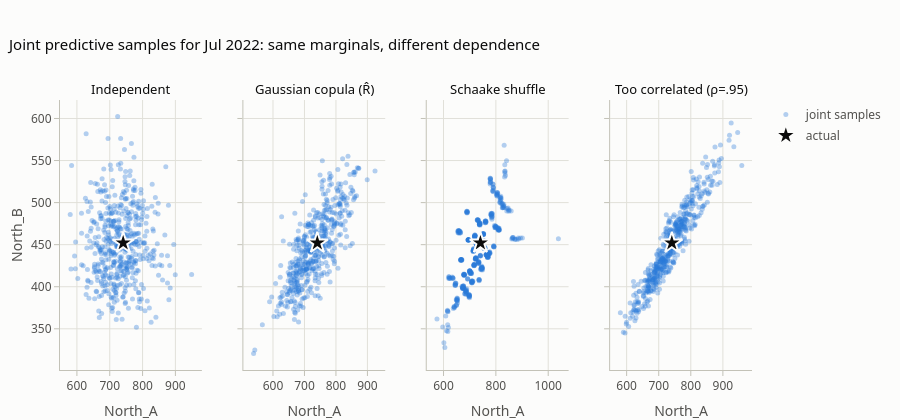

The notebook cell this image was saved under:
### Code cell
t0 = 30
fig = pf.subplots(1, 4, titles=list(J), shared_xaxes=True, shared_yaxes=True, height=420,
                  title=f"Joint predictive samples for {test_idx[t0]:%b %Y}: same marginals, different dependence")
for c, (name, smp) in enumerate(J.items(), start=1):
    fig.add_trace(go.Scatter(x=smp[t0, :, 0], y=smp[t0, :, 1], mode="markers", name="joint samples", legendgroup="s",
                             showlegend=c == 1, marker=dict(color=pf.SERIES[0], size=5, opacity=0.35),
                             hovertemplate="North_A %{x:,.0f}, North_B %{y:,.0f}<extra></extra>"), row=1, col=c)
    fig.add_trace(go.Scatter(x=[Y[t0, 0]], y=[Y[t0, 1]], mode="markers", name="actual", legendgroup="a", showlegend=c == 1,
                             marker=dict(color=pf.ACTUAL, size=16, symbol="star", line=dict(color=pf.INK["surface"], width=2)),
                             hovertemplate="actual: North_A %{x:,.0f}, North_B %{y:,.0f}<extra></extra>"), row=1, col=c)
fig.update_xaxes(title_text="North_A")
fig.update_yaxes(title_text="North_B", row=1, col=1)
fig.update_layout(margin=dict(t=100))
fig.show()

### Figure 1 — Plotly figure (JSON) as saved in the notebook; plotly's stock layout.template omitted (floating-point values rounded to 4 significant figures; data arrays with more than 128 entries replaced by an {"elided": "..."} marker saying what was removed)
{"data": [{"hovertemplate": "North_A %{x:,.0f}, North_B %{y:,.0f}<extra></extra>", "legendgroup": "s", "marker": {"color": "#2a78d6", "opacity": 0.35, "size": 5}, "mode": "markers", "name": "joint samples", "showlegend": true, "type": "scatter", "x": {"elided": "500 float values"}, "xaxis": "x", "y": {"elided": "500 float values"}, "yaxis": "y"}, {"hovertemplate": "actual: North_A %{x:,.0f}, North_B %{y:,.0f}<extra></extra>", "legendgroup": "a", "marker": {"color": "#0b0b0b", "line": {"color": "#fcfcfb", "width": 2}, "size": 16, "symbol": "star"}, "mode": "markers", "name": "actual", "showlegend": true, "type": "scatter", "x": [740.9], "xaxis": "x", "y": [452.1], "yaxis": "y"}, {"hovertemplate": "North_A %{x:,.0f}, North_B %{y:,.0f}<extra></extra>", "legendgroup": "s", "marker": {"color": "#2a78d6", "opacity": 0.35, "size": 5}, "mode": "markers", "name": "joint samples", "showlegend": false, "type": "scatter", "x": {"elided": "500 float values"}, "xaxis": "x2", "y": {"elided": "500 float values"}, "yaxis": "y2"}, {"hovertemplate": "actual: North_A %{x:,.0f}, North_B %{y:,.0f}<extra></extra>", "legendgroup": "a", "marker": {"color": "#0b0b0b", "line": {"color": "#fcfcfb", "width": 2}, "size": 16, "symbol": "star"}, "mode": "markers", "name": "actual", "showlegend": false, "type": "scatter", "x": [740.9], "xaxis": "x2", "y": [452.1], "yaxis": "y2"}, {"hovertemplate": "North_A %{x:,.0f}, North_B %{y:,.0f}<extra></extra>", "legendgroup": "s", "marker": {"color": "#2a78d6", "opacity": 0.35, "size": 5}, "mode": "markers", "name": "joint samples", "showlegend": false, "type": "scatter", "x": {"elided": "500 float values"}, "xaxis": "x3", "y": {"elided": "500 float values"}, "yaxis": "y3"}, {"hovertemplate": "actual: North_A %{x:,.0f}, North_B %{y:,.0f}<extra></extra>", "legendgroup": "a", "marker": {"color": "#0b0b0b", "line": {"color": "#fcfcfb", "width": 2}, "size": 16, "symbol": "star"}, "mode": "markers", "name": "actual", "showlegend": false, "type": "scatter", "x": [740.9], "xaxis": "x3", "y": [452.1], "yaxis": "y3"}, {"hovertemplate": "North_A %{x:,.0f}, North_B %{y:,.0f}<extra></extra>", "legendgroup": "s", "marker": {"color": "#2a78d6", "opacity": 0.35, "size": 5}, "mode": "markers", "name": "joint samples", "showlegend": false, "type": "scatter", "x": {"elided": "500 float values"}, "xaxis": "x4", "y": {"elided": "500 float values"}, "yaxis": "y4"}, {"hovertemplate": "actual: North_A %{x:,.0f}, North_B %{y:,.0f}<extra></extra>", "legendgroup": "a", "marker": {"color": "#0b0b0b", "line": {"color": "#fcfcfb", "width": 2}, "size": 16, "symbol": "star"}, "mode": "markers", "name": "actual", "showlegend": false, "type": "scatter", "x": [740.9], "xaxis": "x4", "y": [452.1], "yaxis": "y4"}], "layout": {"annotations": [{"font": {"color": "#0b0b0b", "size": 13}, "showarrow": false, "text": "Independent", "x": 0.1025, "xanchor": "center", "xref": "paper", "y": 1.0, "yanchor": "bottom", "yref": "paper"}, {"font": {"color": "#0b0b0b", "size": 13}, "showarrow": false, "text": "Gaussian copula (R̂)", "x": 0.3675, "xanchor": "center", "xref": "paper", "y": 1.0, "yanchor": "bottom", "yref": "paper"}, {"font": {"color": "#0b0b0b", "size": 13}, "showarrow": false, "text": "Schaake shuffle", "x": 0.6325, "xanchor": "center", "xref": "paper", "y": 1.0, "yanchor": "bottom", "yref": "paper"}, {"font": {"color": "#0b0b0b", "size": 13}, "showarrow": false, "text": "Too correlated (ρ=.95)", "x": 0.8975, "xanchor": "center", "xref": "paper", "y": 1.0, "yanchor": "bottom", "yref": "paper"}], "height": 420, "margin": {"t": 100}, "title": {"text": "Joint predictive samples for Jul 2022: same marginals, different dependence"}, "xaxis": {"anchor": "y", "domain": [0.0, 0.205], "title": {"text": "North_A"}}, "xaxis2": {"anchor": "y2", "domain": [0.265, 0.47], "title": {"text": "North_A"}}, "xaxis3": {"anchor": "y3", "domain": [0.53, 0.735], "title": {"text": "North_A"}}, "xaxis4": {"anchor": "y4", "domain": [0.795, 1.0], "title": {"text": "North_A"}}, "yaxis": {"anchor": "x", "domain": [0.0, 1.0], "title": {"text": "North_B"}}, "yaxis2": {"anchor": "x2", "domain": [0.0, 1.0], "matches": "y", "showticklabels": false}, "yaxis3": {"anchor": "x3", "domain": [0.0, 1.0], "matches": "y", "showticklabels": false}, "yaxis4": {"anchor": "x4", "domain": [0.0, 1.0], "matches": "y", "showticklabels": false}}}
